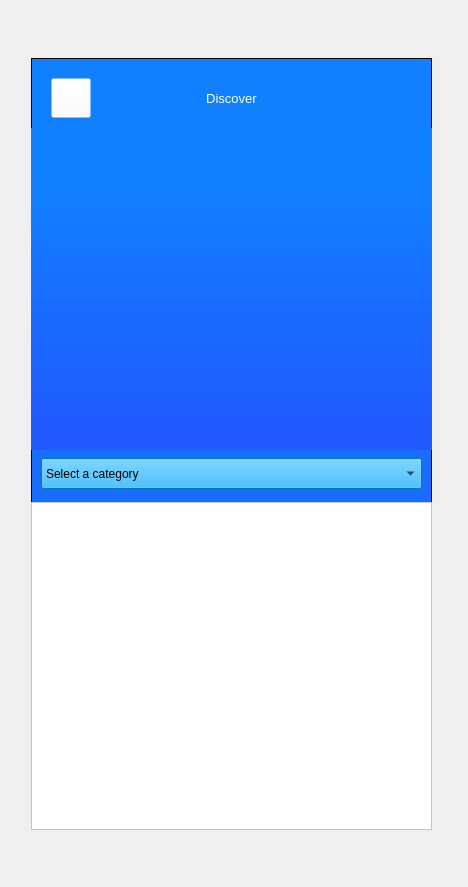
<?xml version="1.0" encoding="UTF-8"?>
<ui version="4.0">
 <class>MAIN</class>
 <widget class="QWidget" name="MAIN">
  <property name="geometry">
   <rect>
    <x>0</x>
    <y>0</y>
    <width>468</width>
    <height>887</height>
   </rect>
  </property>
  <property name="minimumSize">
   <size>
    <width>468</width>
    <height>887</height>
   </size>
  </property>
  <property name="maximumSize">
   <size>
    <width>468</width>
    <height>887</height>
   </size>
  </property>
  <property name="windowTitle">
   <string>Apollo</string>
  </property>
  <widget class="QLabel" name="label">
   <property name="geometry">
    <rect>
     <x>0</x>
     <y>0</y>
     <width>463</width>
     <height>901</height>
    </rect>
   </property>
   <property name="minimumSize">
    <size>
     <width>463</width>
     <height>901</height>
    </size>
   </property>
   <property name="maximumSize">
    <size>
     <width>463</width>
     <height>901</height>
    </size>
   </property>
   <property name="styleSheet">
    <string notr="true">backgruo</string>
   </property>
   <property name="text">
    <string/>
   </property>
   <property name="pixmap">
    <pixmap>img/phone.png</pixmap>
   </property>
   <property name="scaledContents">
    <bool>true</bool>
   </property>
  </widget>
  <widget class="QFrame" name="routeFrame">
   <property name="geometry">
    <rect>
     <x>31</x>
     <y>58</y>
     <width>401</width>
     <height>772</height>
    </rect>
   </property>
   <property name="styleSheet">
    <string notr="true">background: qlineargradient(spread:pad, x1:0, y1:1, x2:0, y2:0, stop:0.0738636 #205AFF, stop:0.840909 #1180FF);</string>
   </property>
   <property name="frameShape">
    <enum>QFrame::StyledPanel</enum>
   </property>
   <property name="frameShadow">
    <enum>QFrame::Raised</enum>
   </property>
   <widget class="QPushButton" name="routeBackBut">
    <property name="geometry">
     <rect>
      <x>20</x>
      <y>20</y>
      <width>40</width>
      <height>40</height>
     </rect>
    </property>
    <property name="styleSheet">
     <string notr="true">background-color: rgba(255, 255, 255, 0);</string>
    </property>
    <property name="text">
     <string/>
    </property>
    <property name="icon">
     <iconset>
      <normaloff>img/back.png</normaloff>img/back.png</iconset>
    </property>
    <property name="iconSize">
     <size>
      <width>30</width>
      <height>30</height>
     </size>
    </property>
   </widget>
   <widget class="QLabel" name="routeTopLabel">
    <property name="geometry">
     <rect>
      <x>0</x>
      <y>30</y>
      <width>401</width>
      <height>21</height>
     </rect>
    </property>
    <property name="font">
     <font>
      <family>Microsoft YaHei UI</family>
      <pointsize>10</pointsize>
     </font>
    </property>
    <property name="styleSheet">
     <string notr="true">background: rgb(0,0,0,0);
color:white;</string>
    </property>
    <property name="text">
     <string>Discover</string>
    </property>
    <property name="alignment">
     <set>Qt::AlignCenter</set>
    </property>
   </widget>
   <widget class="QLabel" name="routeMap">
    <property name="geometry">
     <rect>
      <x>0</x>
      <y>70</y>
      <width>401</width>
      <height>322</height>
     </rect>
    </property>
    <property name="text">
     <string/>
    </property>
    <property name="pixmap">
     <pixmap>img/gps3.png</pixmap>
    </property>
    <property name="scaledContents">
     <bool>true</bool>
    </property>
   </widget>
   <widget class="QListWidget" name="routeSongList">
    <property name="geometry">
     <rect>
      <x>0</x>
      <y>444</y>
      <width>401</width>
      <height>328</height>
     </rect>
    </property>
    <property name="styleSheet">
     <string notr="true">background:white;</string>
    </property>
   </widget>
   <widget class="QComboBox" name="comboBox">
    <property name="geometry">
     <rect>
      <x>10</x>
      <y>400</y>
      <width>381</width>
      <height>31</height>
     </rect>
    </property>
    <property name="styleSheet">
     <string notr="true">background:#01A7FF;</string>
    </property>
    <property name="currentText">
     <string>Select a category</string>
    </property>
    <item>
     <property name="text">
      <string>Select a category</string>
     </property>
    </item>
    <item>
     <property name="text">
      <string>Metal</string>
     </property>
    </item>
    <item>
     <property name="text">
      <string>Rock</string>
     </property>
    </item>
    <item>
     <property name="text">
      <string>Rap</string>
     </property>
    </item>
    <item>
     <property name="text">
      <string>Pop</string>
     </property>
    </item>
    <item>
     <property name="text">
      <string>Blues</string>
     </property>
    </item>
   </widget>
   <zorder>routeTopLabel</zorder>
   <zorder>routeBackBut</zorder>
   <zorder>routeMap</zorder>
   <zorder>routeSongList</zorder>
   <zorder>comboBox</zorder>
  </widget>
 </widget>
 <resources/>
 <connections/>
</ui>
